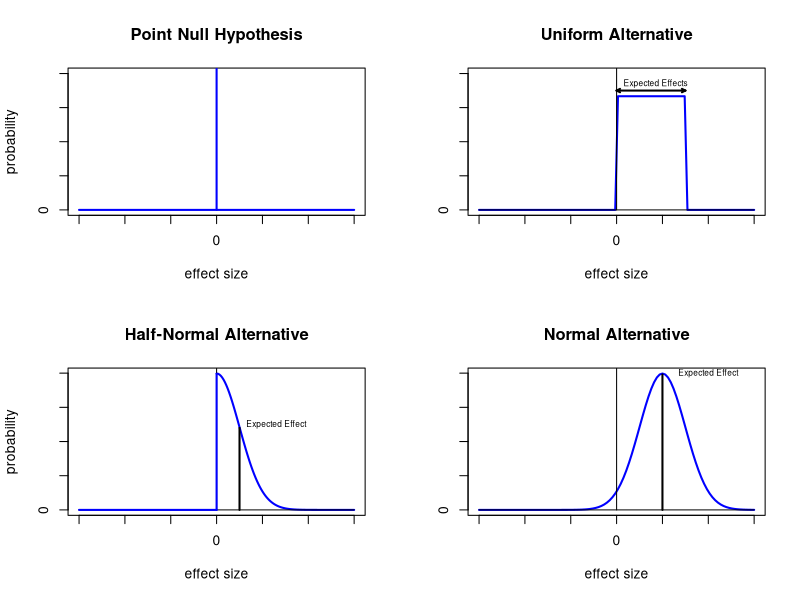

Here is the R script that generated this plot:
# Tell R to create four graphs that I'd like to appear in a 2x2 format
par(mfrow = c(2, 2))
# Note: if I wanted a different layout:
# par(mfrow = c(1,2)) # two graphs side-by-side
# par(mfrow = c(2,1)) # two graphs, one on top of the other

# plot H0
par(bg = "white")
plot(-10,                                   # Honestly, not sure what this does (would normally included data here)
     xlim=c(-6,6),                          # Set limits for x-axis
     ylim=c(0,0.40),                        # Set limits for y-axis
     ylab="probability",                    # Title for y-axis
     xlab="effect size",                    # Title for x-axis
     main=paste("Point Null Hypothesis"),   # Main title
     axes=FALSE,                            # Don't plot the scales by default
     frame.plot=TRUE)                       # Do plot the frame of the graph

segments(0, 0, 0, 2, col= 'blue', lwd=2)    # Add a blue line at x=0 to show where what the null hypothesis predicts. Note: (x-startingpoint, y-startingpoint, x-endpoint, y-endpoint)
segments(-6,0,6,0, col='blue', lwd=2)       # Add a blue line at y=0 to show that all other effects are considered impossible under H0
Axis(side=1,at=0,labels=0,lty=0)            # Adds '0' at the mid point of x-axis
Axis(side=2,at=0,labels=0,lty=0)            # Adds '0' at the mid point of y-axis
Axis(side=1, labels=FALSE)                  # Adds tags but not labels to x axis
Axis(side=2, labels=FALSE)                  # Adds tags but not labels to y axis

# plot H1 uniform
x <- seq(-6,6,length=100)                   # Create a series of 100 numbers from -6 to 6
uniform <- dunif(x,0, 3)                    # Create a normal distribution, m=0, sd=3 (large sd to keep y-axis in line with other graphs)
plot(x = x,
     y = uniform,
     type = "l",                            # Specify that you want to plot a line graph
     lwd = 2,                               # Thickness of line
     col = "blue",                          # Colour of line
     xlim=c(-6,6),                          # Set limit of x-axis
     ylim=c(0,0.4),                         # Set limit of y-axis
     frame.plot=TRUE,                       # Do plot the frame of the graph
     xlab="effect size",                    # Title for x-axis
     ylab= " ",                             # Title for y-axis
     axes = FALSE,                          # Don't plot the scales by default
     main=paste("Uniform Alternative"))     # Main title
segments(-6,0,6,0, col='black', lwd=1)      # Add a line for x-axis
segments(0, 0, 0, 2, col= 'black', lwd=1)                # Add a black line at x=0
segments(0, 0.35, 3, 0.35, col= 'black', lwd=2)          # Add a black horizontal line
segments(0, 0.35, 0.15, 0.355, col= 'black', lwd=2)      # Arrow bits
segments(0, 0.35, 0.15, 0.345, col= 'black', lwd=2)      # Arrow bits
segments(3, 0.35, 2.85, 0.355, col= 'black', lwd=2)      # Arrow bits
segments(3, 0.35, 2.85, 0.345, col= 'black', lwd=2)      # Arrow bits
text(1.70, 0.37, paste("Expected Effects"), cex = 0.6)   # Add label
Axis(side=1,at=0,labels=0,lty=0)
Axis(side=2,at=0,labels=0,lty=0)
Axis(side=1, labels=FALSE)
Axis(side=2, labels=FALSE)


# plot H1 half-normal
x <- seq(0,6,length=100)          
half <- dnorm(x,mean=0, sd=1)
#jpeg("halfplot.jpg")
plot(x = x,
     y = half,
     type = "l",
     lwd = 2,
     col="blue",
     xlim=c(-6,6), 
     axes = FALSE,
     frame.plot=TRUE,
     ylab="probability", 
     xlab="effect size", 
     main=paste("Half-Normal Alternative"))
segments(-6,0,6,0, col='black', lwd=1)      
segments(0, 0, 0, 2, col= 'black', lwd=1)
segments(0, 0, 0, 0.398, col= 'blue', lwd=2)
segments(-6, 0, 0, 0, col= 'blue', lwd=2)
segments(1, 0, 1, 0.24, col= 'black', lwd=2)
text(2.60, 0.25, paste("Expected Effect"), cex = 0.6)
Axis(side=1,at=0,labels=0,lty=0)
Axis(side=2,at=0,labels=0,lty=0)
Axis(side=1, labels=FALSE)
Axis(side=2, labels=FALSE)
#dev.off()


# plot H1 normal
x <- seq(-6,6,length=100) 
#jpeg("normplot.jpg")
plot(x = x,                   
     y = dnorm(x, 2, 1),              
     type = "l",     
     col = "blue",
     axes = FALSE,
     frame.plot=TRUE,
     xlab = "effect size",                         
     ylab = " ",
     main=paste("Normal Alternative"),
     lwd=2)      
segments(-6,0,6,0, col='black', lwd=1)  
segments(2, 0, 2, 0.396, col= 'black', lwd=2)
segments(0, 0, 0, 2, col= 'black', lwd=1)
text(4, 0.40, paste("Expected Effect"), cex = 0.6)
Axis(side=1,at=0,labels=0,lty=0)
Axis(side=2,at=0,labels=0,lty=0)
Axis(side=1, labels=FALSE)
Axis(side=2, labels=FALSE)

dev.copy(png,'bayes_hypotheses_1.png')             # Save whatever is in displayed in the plot viewer in my wd
dev.off()                                          # Remember to execture this after saving as picture
getwd()
